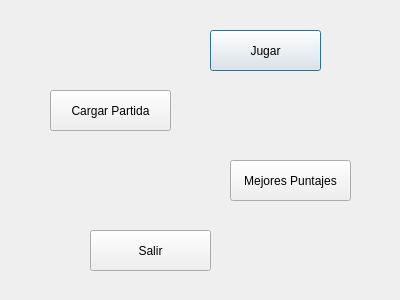
<?xml version="1.0" encoding="UTF-8"?>
<ui version="4.0">
 <class>principal</class>
 <widget class="QDialog" name="principal">
  <property name="geometry">
   <rect>
    <x>0</x>
    <y>0</y>
    <width>400</width>
    <height>300</height>
   </rect>
  </property>
  <property name="windowTitle">
   <string>Dialog</string>
  </property>
  <widget class="QPushButton" name="pushButton">
   <property name="geometry">
    <rect>
     <x>210</x>
     <y>30</y>
     <width>111</width>
     <height>41</height>
    </rect>
   </property>
   <property name="text">
    <string>Jugar</string>
   </property>
  </widget>
  <widget class="QPushButton" name="pushButton_2">
   <property name="geometry">
    <rect>
     <x>50</x>
     <y>90</y>
     <width>121</width>
     <height>41</height>
    </rect>
   </property>
   <property name="text">
    <string>Cargar Partida</string>
   </property>
  </widget>
  <widget class="QPushButton" name="pushButton_3">
   <property name="geometry">
    <rect>
     <x>90</x>
     <y>230</y>
     <width>121</width>
     <height>41</height>
    </rect>
   </property>
   <property name="text">
    <string>Salir</string>
   </property>
  </widget>
  <widget class="QPushButton" name="pushButton_4">
   <property name="geometry">
    <rect>
     <x>230</x>
     <y>160</y>
     <width>121</width>
     <height>41</height>
    </rect>
   </property>
   <property name="text">
    <string>Mejores Puntajes</string>
   </property>
  </widget>
 </widget>
 <resources/>
 <connections/>
</ui>
